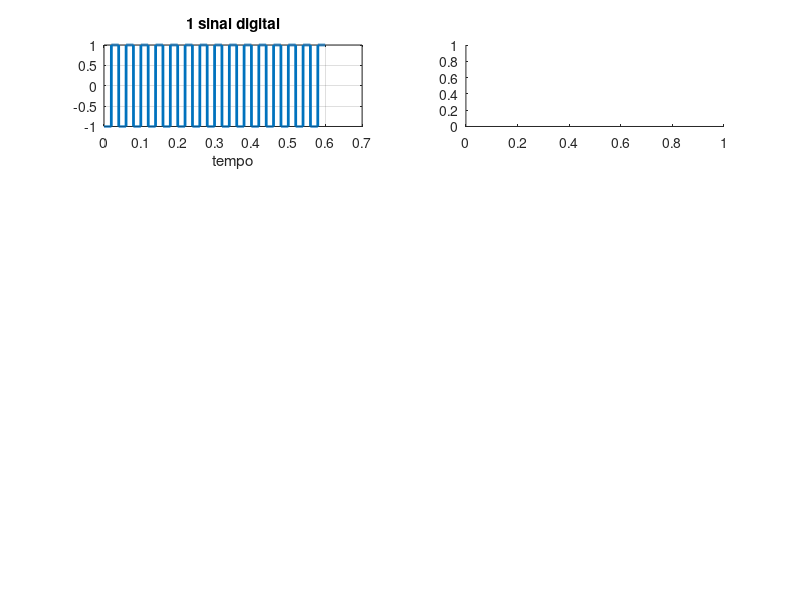

Source code (MATLAB): (Note: this script raises an error after producing the figure.)
clear all
bitrate = 50;
tempo_por_bit = 1/bitrate;
tempo_por_amostra = 0.01*tempo_por_bit;

datain = [ 0 1 0 1 0 1 0 1 0 1 0 1 0 1 0 1 0 1 0 1 0 1 0 1 0 1 0 1 0 1];

tempo = 0 : tempo_por_amostra : tempo_por_bit * length(datain);
tempo = tempo(1 : (tempo_por_bit * length(datain)) / tempo_por_amostra);
amostras_por_bit = tempo_por_bit/tempo_por_amostra;

#CRIAR SINAL (signal)
signal_length = 1;
for i = 1 : length(datain)
    for j = 1 : amostras_por_bit
        if (datain(i) == 0)            
            signal(signal_length++) = -1;
        else
            signal(signal_length++) = 1;
        endif
    endfor
endfor

figure('name', 'Trabalho 3');

#PLOT DO SINAL
subplot(4,2,1)
plot(tempo, signal, 'linewidth', 2)
grid;
title('1 sinal digital');
xlabel('tempo');

#FFT DO SINAL E PLOT DO MESMO
subplot(4,2,2)
[f_y, P_y] = fft_fun(signal, tempo_por_amostra);
plot(f_y, P_y, 'linewidth', 2)
grid;
title('2 FFT do sinal digital');
xlabel('frequencia')

#CRIAR PORTADORA E PLOT DO MESMO (portadora)
freq_portadora = 200;
delta_freq = 100;
portadora_0 = sin(2*pi*(freq_portadora - delta_freq)*tempo);
portadora_1 = sin(2*pi*(freq_portadora + delta_freq)*tempo);
subplot(4,2,3)
plot(tempo, portadora_0, 'linewidth', 2);
grid;
title('3 portadora quando 0');
xlabel('tempo');
subplot(4,2,5)
plot(tempo, portadora_1, 'linewidth', 1);
grid;
title('5 portadora quando 1');
xlabel('tempo');

#FFT DA PORTADORA E PLOT DO MESMO
[f_c0, P_c0] = fft_fun(portadora_0, tempo_por_amostra);
[f_c1, P_c1] = fft_fun(portadora_1, tempo_por_amostra);
subplot(4,2,4)
plot(f_c0, P_c0, 'linewidth', 2)
grid;
title('4 FFT portadora');
xlabel('frequencia')
subplot(4,2,6)
plot(f_c1, P_c1, 'linewidth', 2)
grid;
title('6 FFT portadora');
xlabel('frequencia')

#CRIAR SINAL MODULADO E PLOT DO MESMO(sinal_modulado)
delta_freq = 100;
for i = 1 : length(signal)
    if signal(i) <= 0
        sinal_modulado(i) = sin(2*pi*tempo(i)*(freq_portadora - delta_freq));
    else
        sinal_modulado(i) = sin(2*pi*tempo(i)*(freq_portadora + delta_freq));
    endif
endfor
subplot(4,2,7)
plot( tempo, sinal_modulado, 'linewidth', 1)
grid;
title('7 sinal modulado');
xlabel('tempo');

#FFT DO SINAL MODULADO E PLOT DO MESMO
subplot(4,2,8)
[f_m, P_m] = fft_fun(sinal_modulado, tempo_por_amostra);
plot(f_m, P_m, 'linewidth', 2)
grid;
title('8 FFT sinal modulado');
xlabel('frequencia')

